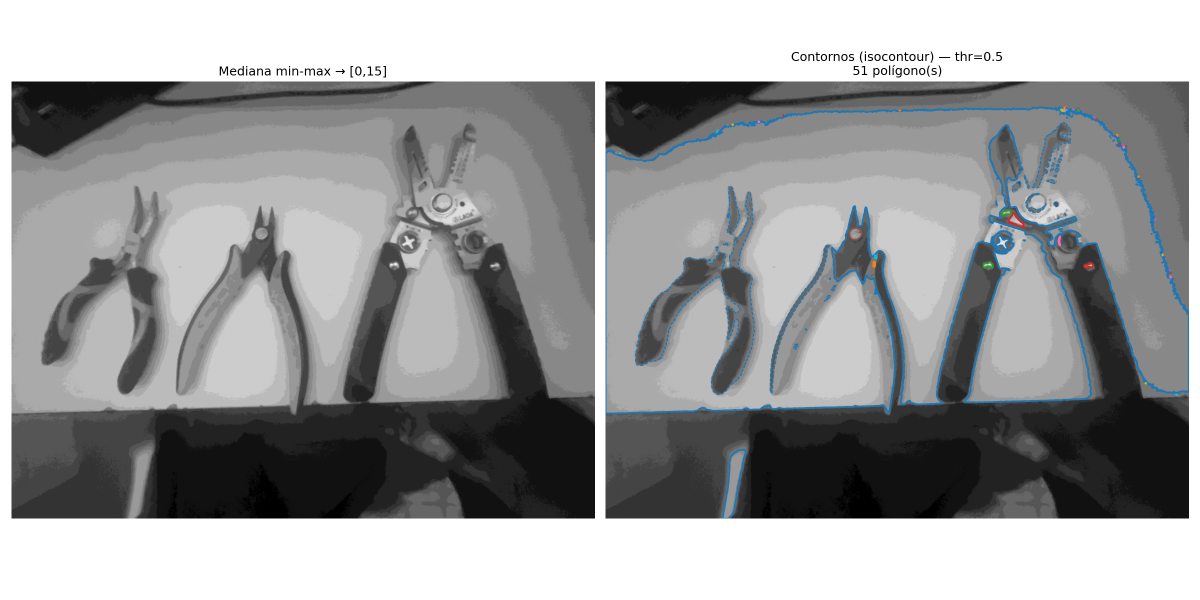
#> input picture experimentos/2026-07-01_mediana_otsu_grid/mediana16_contornos.png, 2400 x 1200 px, given in place of IMG_20260602_185719031.jpg, which was not available (shown at 1/2 size)
$ python viz_contorno_mediana32.py
#> lines starting #> are read from the running program, lines starting #| are printed output that depends on the picture; after the words box and inside, x2 and y2 are one past the last pixel; in counts of white or black regions, pixels touching at a corner belong together; pictures that were not available may be replaced by others from this repository, and a replacement may not be noted
### core/config.py
"""Configurações globais do CasaIQ."""
import os
from pathlib import Path
from dotenv import load_dotenv

BASE_DIR             = Path(__file__).parent.parent.resolve()
load_dotenv(BASE_DIR / ".env", override=True)

STORAGE_DIR          = BASE_DIR / "storage"
FOTOS_ORIGINAIS_DIR  = STORAGE_DIR / "fotos_originais"
RECORTES_DIR         = STORAGE_DIR / "recortes"
ICONES_DIR           = STORAGE_DIR / "icones"
VIDEOS_ORIGINAIS_DIR = STORAGE_DIR / "videos_originais"
KEYFRAMES_DIR        = STORAGE_DIR / "keyframes"
DB_PATH              = BASE_DIR / "casaiq.db"

for _d in [FOTOS_ORIGINAIS_DIR, RECORTES_DIR, ICONES_DIR,
           VIDEOS_ORIGINAIS_DIR, KEYFRAMES_DIR]:
    _d.mkdir(parents=True, exist_ok=True)

# Ollama
OLLAMA_VISION_MODEL  = os.getenv("CASAIQ_VISION_MODEL",  "qwen2.5vl:7b")
OLLAMA_TEXT_MODEL    = os.getenv("CASAIQ_TEXT_MODEL",    "llama3.2:3b")
OLLAMA_BASE_URL      = os.getenv("OLLAMA_BASE_URL",      "http://localhost:11434")
OLLAMA_TIMEOUT_S     = int(os.getenv("OLLAMA_TIMEOUT_S", "120"))

# Claude API (Anthropic) — opcional
ANTHROPIC_API_KEY    = os.getenv("ANTHROPIC_API_KEY", "")
ANTHROPIC_MODEL      = "claude-sonnet-4-6"

# Modo de operação do roteador inteligente
# Valores válidos: offline | local_primeiro | hibrido | claude | inteligente
CASAIQ_MODO          = os.getenv("CASAIQ_MODO", "inteligente")

# Limiar de confiança: abaixo disso, roteador considera pedir segunda opinião
LIMIAR_CONFIANCA     = float(os.getenv("CASAIQ_LIMIAR_CONFIANCA", "0.65"))

# Servidor HTTP
API_HOST             = os.getenv("CASAIQ_HOST", "0.0.0.0")
API_PORT             = int(os.getenv("CASAIQ_PORT", "8000"))

# Vídeo — extração de keyframes
CASAIQ_VIDEO_FPS         = float(os.getenv("CASAIQ_VIDEO_FPS", "0.5"))
CASAIQ_VIDEO_MAX_FRAMES  = int(os.getenv("CASAIQ_VIDEO_MAX_FRAMES", "10"))

# Gazetteer DINOv2
_GAZ_BASE            = BASE_DIR / "data" / "gazetteer"
GAZETTEER_ENABLED    = os.getenv("CASAIQ_GAZETTEER", "true").lower() == "true"
GAZETTEER_EMB_PATH   = os.getenv("CASAIQ_GAZETTEER_EMB",   str(BASE_DIR / "embeddings.npy"))
GAZETTEER_FAISS_PATH = os.getenv("CASAIQ_GAZETTEER_FAISS", str(_GAZ_BASE / "gazetteer.faiss"))
GAZETTEER_MAP_PATH   = os.getenv("CASAIQ_GAZETTEER_MAP",   str(_GAZ_BASE / "index_mapping.jsonl"))

# Vetorizador raster→vector (isocontours da superfície de object-ness)
ISOCONTOUR_THRESHOLD = 0.5    # limiar da superfície para binarização (isocontour)
MIN_AREA_PIXEL       = 20     # área mínima (em pixels de bloco) para aceitar polígono
MIN_POLYGON_VERTICES = 3      # número mínimo de vértices para polígono válido
IOU_MATCH_MIN        = 0.1    # limiar mínimo de IoU para casar objeto↔polígono

### core/vetorizador_raster.py
"""
core/vetorizador_raster.py — conversão raster→vector estilo GIS.

Converte a superfície de object-ness (`AnaliseCena.superficie`, grid de blocos
(Hb,Wb) com valores [0,1]) em polígonos vetoriais Shapely via isocontours
(marching squares do scikit-image).

Pipeline:
    1. Binariza superficie com threshold (ISOCONTOUR_THRESHOLD).
    2. Rotula componentes conectados (scipy.ndimage.label).
    3. Para cada região, extrai contorno externo (shell) e furos (holes)
       via cv2.findContours com RETR_CCOMP (hierarquia pai/filho).
    4. Monta Shapely Polygon(shell, holes=[...]) — furos abaixo de
       MIN_AREA_PIXEL são ignorados.
    5. Valida e filtra polígonos (is_valid, área mínima, vértices mínimos).
    6. Calcula atributos por polígono (id, area, centroid, vertices,
       confidence, n_holes).
    7. Calcula iou_vs_claude quando bboxes_claude são fornecidas.
    8. Exporta FeatureCollection GeoJSON.
    9. Mede e loga latência.

Novo helper público:
    casar_poligono_a_bbox(resultado_vet, bbox, shape) -> str
        Casa o melhor polígono de `resultado_vet` a `bbox` por IoU e retorna
        o GeoJSON Feature correspondente, ou "" se nenhum casar acima de
        IOU_MATCH_MIN.

Uso típico (aditivo, sem alterar pipeline existente):
    from core.vetorizador_raster import vetorizar_superficie, casar_poligono_a_bbox
    resultado = vetorizar_superficie(cena.superficie, bboxes_claude=bboxes)
    for obj_bbox in bboxes:
        geom = casar_poligono_a_bbox(resultado, obj_bbox, cena.superficie.shape)
"""
from __future__ import annotations

import json
import logging
import time
from typing import Optional

import cv2
import numpy as np
import scipy.ndimage
from shapely.geometry import Polygon, box, mapping

from core.config import (
    IOU_MATCH_MIN,
    ISOCONTOUR_THRESHOLD,
    MIN_AREA_PIXEL,
    MIN_POLYGON_VERTICES,
)

_log = logging.getLogger("casaiq.vetorizador_raster")


def _calcular_iou_vs_claude(
    poly: Polygon,
    bboxes_claude: list[dict],
    shape: tuple[int, int],
) -> Optional[float]:
    """Calcula o melhor IoU entre o polígono e as bboxes normalizadas do Claude.

    As bboxes vêm normalizadas {x1, y1, x2, y2} em [0, 1]; são convertidas
    para coordenadas de blocos usando `shape` = (Hb, Wb). Retorna o maior IoU
    encontrado sobre todas as bboxes, ou None se lista vazia.
    """
    if not bboxes_claude:
        return None

    Hb, Wb = shape
    melhor_iou = 0.0

    for bb in bboxes_claude:
        # Converte coords normalizadas → coords de blocos (x=col, y=row)
        x1 = bb.get("x1", 0.0) * Wb
        y1 = bb.get("y1", 0.0) * Hb
        x2 = bb.get("x2", 1.0) * Wb
        y2 = bb.get("y2", 1.0) * Hb

        bbox_poly = box(x1, y1, x2, y2)

        try:
            inter = poly.intersection(bbox_poly).area
            uniao = poly.union(bbox_poly).area
            iou = float(inter / uniao) if uniao > 0 else 0.0
        except Exception:
            iou = 0.0

        if iou > melhor_iou:
            melhor_iou = iou

    return round(melhor_iou, 4)


def _extrair_poligono_com_furos(
    regiao_mask: np.ndarray,
    min_area: float,
) -> Optional[Polygon]:
    """Extrai um Shapely Polygon com furos (holes) a partir da máscara binária.

    Usa cv2.findContours com RETR_CCOMP para separar contorno externo (shell,
    parent == -1 na hierarquia) dos contornos internos (holes, parent >= 0).
    Furos com área < min_area são ignorados. O polígono retornado já desconta
    os furos em sua área (poly.area = área líquida).

    Args:
        regiao_mask: array bool/uint8 (H, W) com True/1 na região de interesse.
        min_area:    área mínima em pixels de bloco para aceitar um furo.

    Returns:
        Polygon Shapely válido com possíveis interiores, ou None se não for
        possível construir polígono válido com vértices suficientes.
    """
    # cv2.findContours exige uint8
    mask_u8 = regiao_mask.astype(np.uint8)

    # RETR_CCOMP: 2 níveis — nível 0 = contornos externos, nível 1 = buracos
    # hierarchy[0][i] = [next_sibling, prev_sibling, first_child, parent]
    # parent == -1 → shell; parent >= 0 → hole do contorno parent
    contours, hierarchy = cv2.findContours(
        mask_u8, cv2.RETR_CCOMP, cv2.CHAIN_APPROX_SIMPLE
    )

    if not contours or hierarchy is None:
        return None

    hier = hierarchy[0]  # shape (N, 4)

    # Agrupa: shell_idx → lista de hole_idxs
    shells_holes: dict[int, list[int]] = {}
    for i, h in enumerate(hier):
        parent = int(h[3])
        if parent == -1:
            # Shell: nó raiz na hierarquia CCOMP
            if i not in shells_holes:
                shells_holes[i] = []
        else:
            # Hole: filho de 'parent'
            if parent not in shells_holes:
                shells_holes[parent] = []
            shells_holes[parent].append(i)

    if not shells_holes:
        return None

    # Pega o maior shell por número de pontos (contorno externo principal)
    shell_idx = max(shells_holes.keys(), key=lambda idx: len(contours[idx]))
    hole_idxs = shells_holes[shell_idx]

    shell_cnt = contours[shell_idx]
    if len(shell_cnt) < MIN_POLYGON_VERTICES:
        return None

    # cv2 dá coordenadas (x, y) — diretamente usáveis no Shapely (x=col, y=row)
    shell_coords = [(float(pt[0][0]), float(pt[0][1])) for pt in shell_cnt]

    # Furos: filtra por área mínima
    holes_coords: list[list[tuple[float, float]]] = []
    for hi in hole_idxs:
        hole_cnt = contours[hi]
        hole_pts = [(float(pt[0][0]), float(pt[0][1])) for pt in hole_cnt]
        if len(hole_pts) < MIN_POLYGON_VERTICES:
            continue
        # Área aproximada do furo (usando Shapely temporariamente)
        try:
            area_furo = Polygon(hole_pts).area
        except Exception:
            continue
        if area_furo < min_area:
            continue  # furo muito pequeno — ignora
        holes_coords.append(hole_pts)

    try:
        poly = Polygon(shell_coords, holes_coords)
    except Exception:
        return None

    return poly


# [70 lines left out: function casar_poligono_a_bbox, not called in this run]


def vetorizar_superficie(
    superficie: np.ndarray,
    *,
    threshold: float = ISOCONTOUR_THRESHOLD,
    min_area: float = MIN_AREA_PIXEL,
    bboxes_claude: Optional[list[dict]] = None,
) -> dict:
    """Converte a superfície de object-ness em polígonos vetoriais.

    Modela furos internos (holes) via cv2.findContours com RETR_CCOMP:
    regiões de baixa object-ness cercadas por shell de alta intensidade são
    representadas como interiores (Polygon.interiors) e descontadas da área.

    Args:
        superficie: array float32 (Hb, Wb) com valores [0, 1] representando
                    a intensidade de "object-ness" em cada bloco.
        threshold:  limiar de binarização para a isocontorno (default ISOCONTOUR_THRESHOLD).
        min_area:   área mínima em pixels de bloco para aceitar um polígono
                    (default MIN_AREA_PIXEL). Furos menores que este valor
                    também são ignorados.
        bboxes_claude: lista de bboxes normalizadas {x1, y1, x2, y2} ∈ [0,1]
                       retornadas pelo Claude. Quando fornecidas, calcula
                       iou_vs_claude para cada polígono.

    Returns:
        dict com chaves:
            'geometries':  list[Polygon]  — polígonos Shapely válidos (com furos).
            'attributes':  list[dict]     — atributos por polígono (mesma ordem).
                           Inclui 'n_holes' (int) além dos campos v1.
            'geojson':     str            — JSON de FeatureCollection parseável.
            'stats':       dict           — total_polys, total_area, coverage_pct.
            'performance': dict           — latency_ms, threshold_used.
    """
    t0 = time.perf_counter()

    superficie = np.asarray(superficie, dtype=np.float32)
    Hb, Wb = superficie.shape

    # ── 1. Binarização ───────────────────────────────────────────────────────
    mask = superficie > threshold

    # Estrutura de retorno vazia para caso degenerado
    # [8 lines left out: function _vazio, not called in this run]

    if not mask.any():
        _log.info("vetorizar_raster_superficie_vazia", extra={"threshold": threshold})
        return _vazio((time.perf_counter() - t0) * 1000)

    # ── 2. Rotulação de componentes conectados ───────────────────────────────
    labeled, n_labels = scipy.ndimage.label(mask)

    geometries: list[Polygon] = []
    attributes: list[dict] = []

    poly_id = 0

    for label_val in range(1, n_labels + 1):
        regiao_mask = labeled == label_val

        # Filtro de área por contagem de pixels da região (antes de vetorizar).
        # Mais confiável que poly.area: o contorno cv2 é traçado pelo interior
        # dos pixels, então poly.area ≈ area_pixels − perímetro/2 para formas
        # pequenas. Usar regiao_mask.sum() garante que MIN_AREA_PIXEL reflete
        # literalmente "número de pixels de bloco" da região.
        area_pixels = int(regiao_mask.sum())
        if area_pixels < min_area:
            continue

        # ── 3. Extração de contornos com suporte a furos ─────────────────────
        # cv2.findContours(RETR_CCOMP) distingue shell (parent==-1) de holes
        # (parent>=0). Furos com área < min_area são ignorados.
        poly = _extrair_poligono_com_furos(regiao_mask, min_area)
        if poly is None:
            continue

        # ── 4. Validação do polígono ─────────────────────────────────────────
        if not poly.is_valid:
            poly = poly.buffer(0)  # tenta corrigir auto-interseção

        # Se buffer(0) resultou em MultiPolygon, usar o maior
        from shapely.geometry import MultiPolygon
        if isinstance(poly, MultiPolygon):
            poly = max(poly.geoms, key=lambda p: p.area)

        if not poly.is_valid or poly.is_empty:
            continue

        if poly.is_empty or poly.area <= 0:
            continue

        # Recontagem de vértices após possível buffer
        n_vertices = len(poly.exterior.coords)
        if n_vertices < MIN_POLYGON_VERTICES:
            continue

        # ── 5. Atributos ─────────────────────────────────────────────────────
        cx, cy = poly.centroid.x, poly.centroid.y

        # Confiança: média da superfície dentro da máscara da região
        vals_regiao = superficie[regiao_mask]
        confianca = float(np.clip(vals_regiao.mean(), 0.0, 1.0))

        # IoU vs Claude
        iou = _calcular_iou_vs_claude(poly, bboxes_claude or [], (Hb, Wb))

        # Número de furos internos (holes) do polígono
        n_holes = len(list(poly.interiors))

        poly_id += 1
        atributos = {
            "id":          poly_id,
            "area":        round(float(poly.area), 4),
            "centroid":    (round(cx, 4), round(cy, 4)),
            "vertices":    n_vertices,
            "confidence":  round(confianca, 4),
            "iou_vs_claude": iou,
            "n_holes":     n_holes,
        }

        _log.info("poligono_vetorizado", extra={
            "id":         poly_id,
            "area":       atributos["area"],
            "centroid":   atributos["centroid"],
            "vertices":   atributos["vertices"],
            "confidence": atributos["confidence"],
            "n_holes":    n_holes,
        })

        geometries.append(poly)
        attributes.append(atributos)

    # ── 6. GeoJSON FeatureCollection ─────────────────────────────────────────
    features = []
    for poly, attr in zip(geometries, attributes):
        features.append({
            "type": "Feature",
            "geometry": mapping(poly),
            "properties": attr,
        })
    geojson_str = json.dumps({"type": "FeatureCollection", "features": features})

    # ── 7. Estatísticas ───────────────────────────────────────────────────────
    total_area = sum(a["area"] for a in attributes)
    area_total_superficie = float(Hb * Wb)
    coverage_pct = round(100.0 * total_area / area_total_superficie, 4) if area_total_superficie > 0 else 0.0

    latencia_ms = (time.perf_counter() - t0) * 1000

    _log.info("vetorizar_raster_resumo", extra={
        "total_polys":   len(geometries),
        "total_area":    round(total_area, 4),
        "coverage_pct":  coverage_pct,
        "latency_ms":    round(latencia_ms, 3),
        "threshold_used": threshold,
        "geojson_len":   len(geojson_str),
    })

    return {
        "geometries": geometries,
        "attributes": attributes,
        "geojson":    geojson_str,
        "stats": {
            "total_polys":  len(geometries),
            "total_area":   round(total_area, 4),
            "coverage_pct": coverage_pct,
        },
        "performance": {
            "latency_ms":    round(latencia_ms, 3),
            "threshold_used": threshold,
        },
    }

### experimentos/2026-07-01_mediana_otsu_grid/viz_contorno_mediana32.py
import sys, json
import numpy as np
from PIL import Image
import matplotlib.pyplot as plt
from shapely.geometry import shape

sys.path.insert(0, '/home/cuco/projetos/casaiq')
from core.vetorizador_raster import vetorizar_superficie
from core.config import ISOCONTOUR_THRESHOLD

IMG_PATH = "/home/cuco/Downloads/IMG_20260602_185719031.jpg"

img = np.array(Image.open(IMG_PATH).convert("RGB")).astype(np.float64)
pc_median = np.median(img, axis=2)

pmin, pmax = pc_median.min(), pc_median.max()
#> pmin = 0; pmax = 255
mediana32 = np.round((pc_median - pmin) / (pmax - pmin) * 31).astype(np.int32)
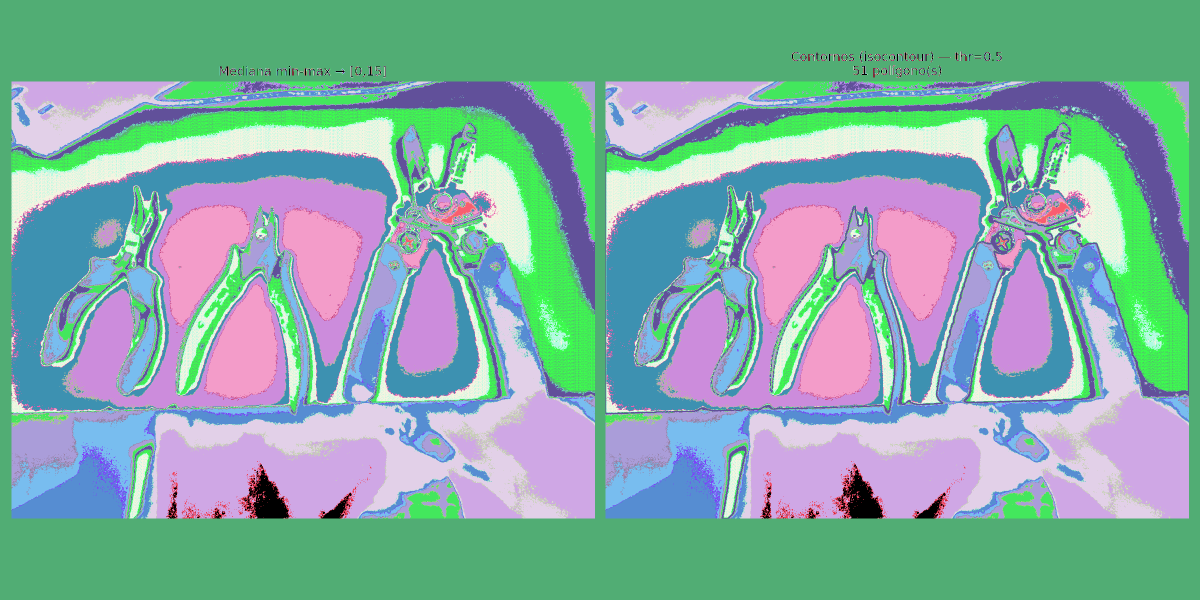
#> mediana32: shape (1200, 2400) int32 (shown at 1/2 size); 32 distinct labels, from 0 to 31; one colour per label, 0 black

# superficie normalizada [0,1] exigida por vetorizar_superficie
superficie = (mediana32 / 31.0).astype(np.float32)

resultado = vetorizar_superficie(superficie, threshold=ISOCONTOUR_THRESHOLD)
#> in vetorizar_superficie, `mask = superficie > threshold`:
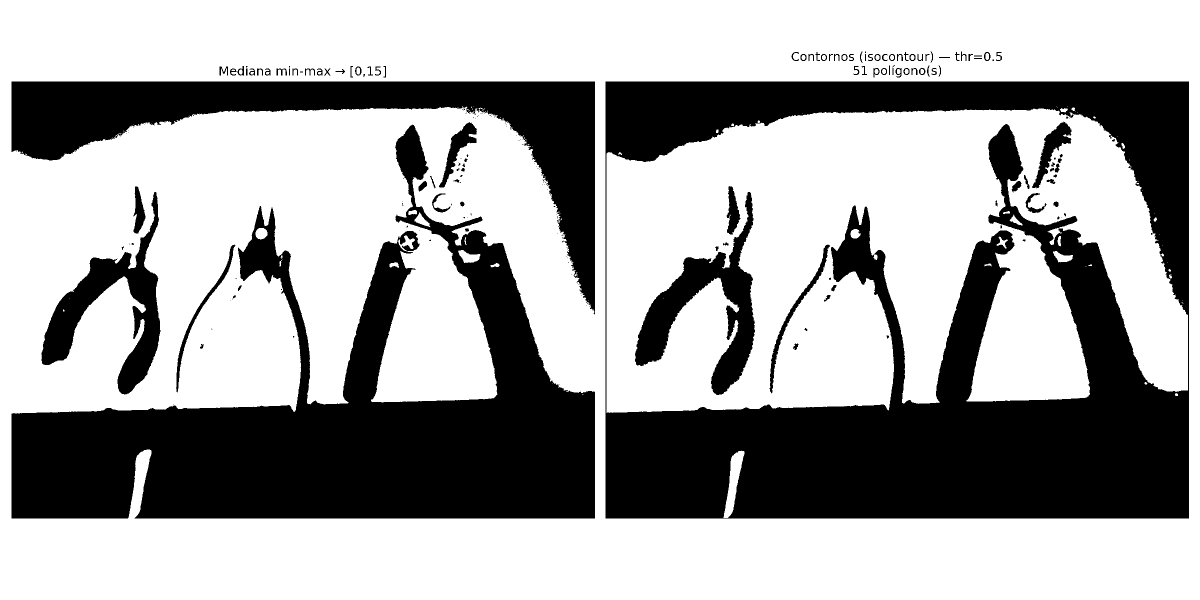
#> mask: shape (1200, 2400) bool (shown at 1/2 size); 64.9% white; 229 black regions (124 under 20 px), largest, box (x1, y1, x2, y2) and area: (1211, 163, 2378, 1037) 475442, (23, 249, 1190, 1037) 336958, (23, 163, 1190, 629) 122618
#> in vetorizar_superficie, `labeled, n_labels = scipy.ndimage.label(mask)`:
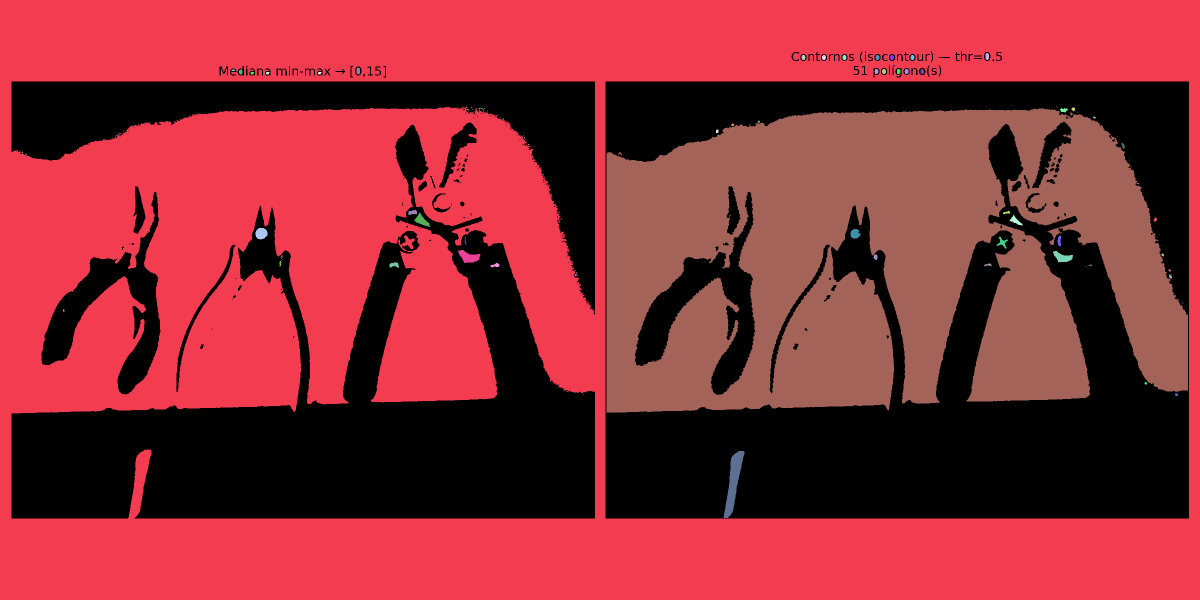
#> labeled: shape (1200, 2400) int32 (shown at 1/2 size); 172 distinct labels, from 0 to 171; one colour per label, 0 black
#> in vetorizar_superficie, `labeled, n_labels = scipy.ndimage.label(mask)`: n_labels = 171
#> the loop in vetorizar_superficie, `for label_val in range(1, n_labels + 1):` made 171 passes
#> (area_pixels, n_vertices, cx, cy, confianca, n_holes) on passes 2 to 4: (86, 9, 1974, 112.5, 0.979, 0), (64, 17, 1606.5, 114.5, 0.954, 0), (66, 13, 1647.4, 114.5, 0.942, 0)
#> pass 1, in vetorizar_superficie, `regiao_mask = labeled == label_val`:
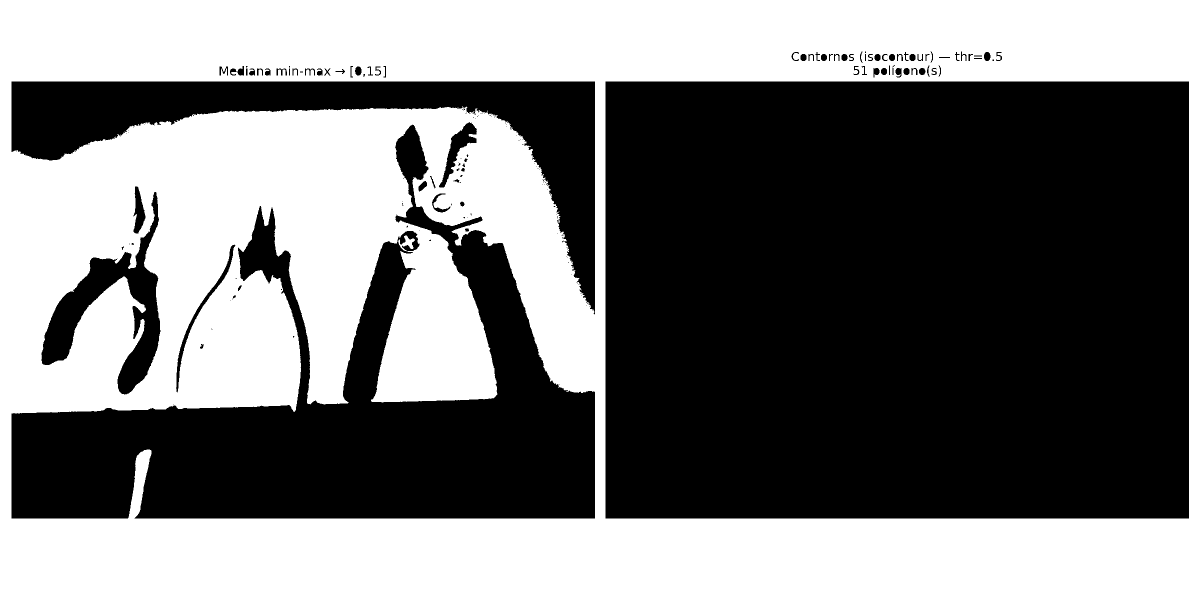
#> regiao_mask: shape (1200, 2400) bool (shown at 1/2 size); 47.2% white; 1 white region, box (x1, y1, x2, y2) and area: (0, 0, 2400, 1200) 1358341
#> after the loop in vetorizar_superficie, `for label_val in range(1, n_labels + 1):`: attributes = 49 items; poly_id = 49
#> (the rest of the program and of its run is left out)
